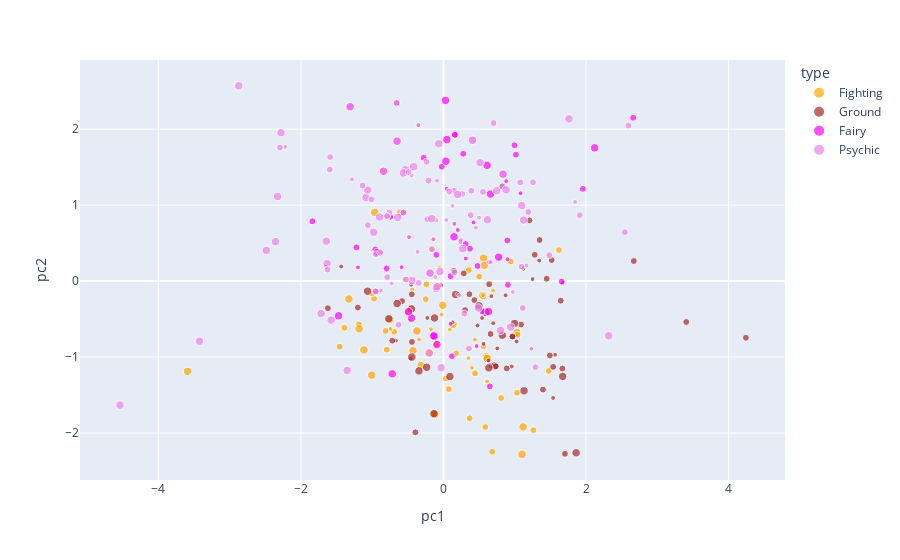

Notebook cell for this chart:
### Markdown cell above
Likewise, we can see using `pc2` in the following chart that Fighting types and Ground types are generaly more physical-oriented, while Fairy types and Physic types are more special-oriented:

### Code cell
show_pcs_fig(types_filter(df_pca, ['Fighting', 'Ground', 'Fairy', 'Psychic']))('pc1', 'pc2', 'type')
